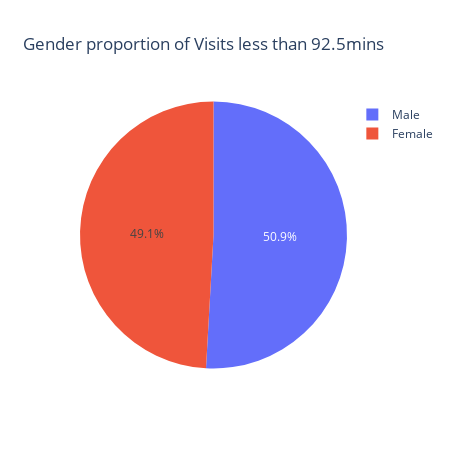

Notebook code for this chart:
### Code cell
fig = go.Figure()

fig.add_trace(go.Pie(values = [MaleDuration, FemaleDuration],
                     labels = ["Male", "Female"],
                     hole = 0.00001))

fig.update_layout(title = "Gender proportion of Visits less than 92.5mins",
                  height = 450, 
                  width = 450)

### Figure 1 — Plotly figure (JSON) as saved in the notebook; plotly's stock layout.template omitted (floating-point values rounded to 4 significant figures)
{"data": [{"hole": 1e-05, "labels": ["Male", "Female"], "type": "pie", "values": [51.17, 49.38]}], "layout": {"height": 450, "title": {"text": "Gender proportion of Visits less than 92.5mins"}, "width": 450}}
